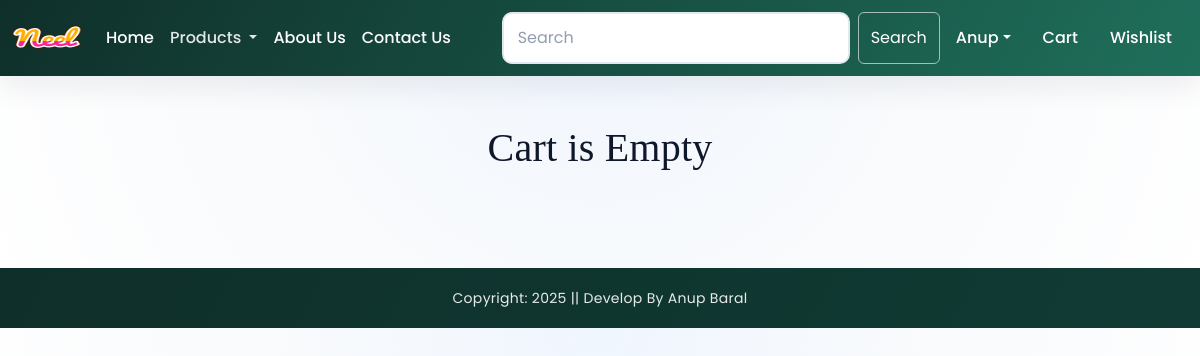
Before: /cart/ (signed in) with the older database file.
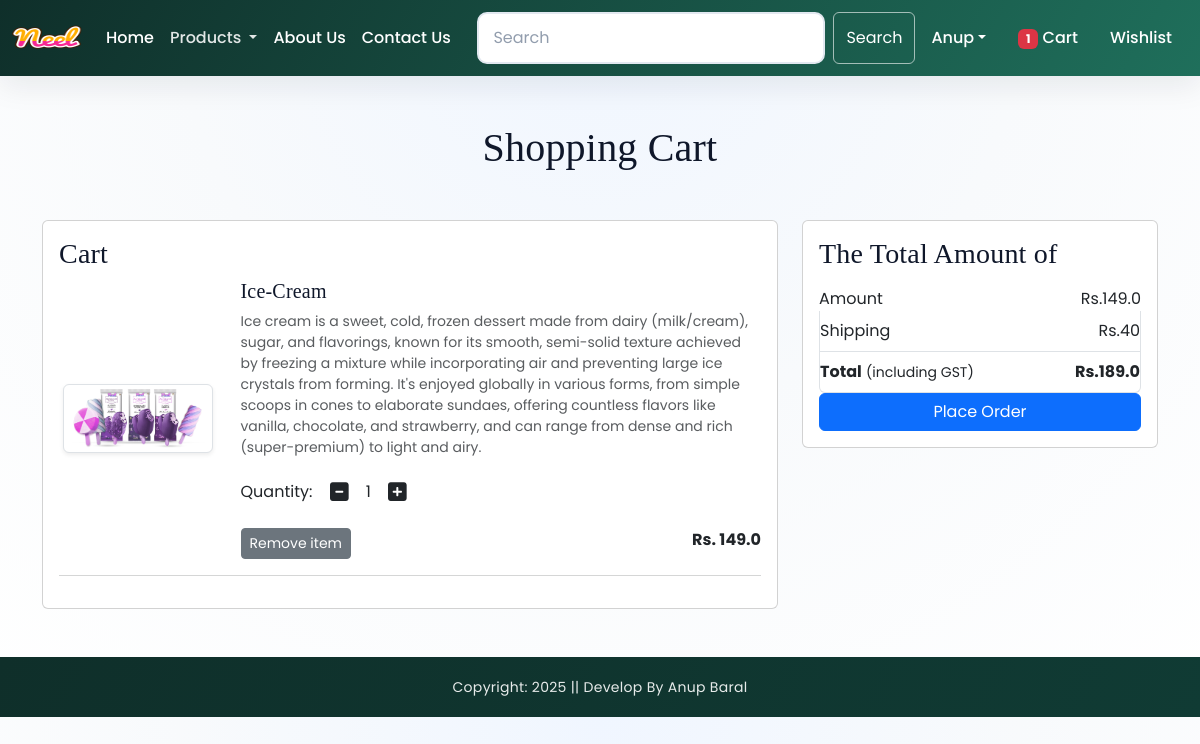
After: the same page with the newer database file.
### app/models.py (models this page shows, shortened)
class Cart(models.Model):
    user = models.ForeignKey(User,on_delete=models.CASCADE)
    product = models.ForeignKey(Product,on_delete=models.CASCADE)
    variant = models.ForeignKey(ProductVariant, on_delete=models.SET_NULL, null=True, blank=True)
    quantity = models.PositiveIntegerField(default=1)

class Product(models.Model):
    title = models.CharField(max_length=100)
    selling_price = models.FloatField()
    discounted_price = models.FloatField()
    description = models.TextField()
    composition = models.TextField(default='')
    prodapp = models.TextField(default='')
    category = models.CharField(choices=CATEGORY_CHOICES, max_length=2)
    product_image = models.ImageField(upload_to='product')
    farmer = models.ForeignKey('Farmer', on_delete=models.SET_NULL, null=True, blank=True, related_name='products')

### app/views.py (the view)
# urls.py: path('cart/',views.show_cart, name='showcart'),
def show_cart(request):
    user = request.user
    cart = Cart.objects.filter(user=user)
    amount = 0
    for p in cart:
        unit_price = p.variant.discounted_price if p.variant else p.product.discounted_price
        value = p.quantity * unit_price
        amount = amount + value
    shipping = 40 if amount > 0 else 0
    totalamount = amount + shipping
    return render(request, 'app/addtocart.html',locals())

### app/context_processors.py (called while the page is built)
def cart_item_count(request):
    totalitem = 0
    if request.user.is_authenticated:
        totalitem = Cart.objects.filter(user=request.user).count()
    return {'totalitem': totalitem}

### app/templates/app/addtocart.html (shortened to what this page needs)
{% extends "app/base.html" %}
{% load static %}
{% block main-content %}
<div class="container my-5">
    <div class="row">
        {% if cart %}
        <h1 class="text-center mb-5">Shopping Cart</h1>
        <div class="col-sm-8">
            <div class="card">
                <div class="card-body">
                    <h3>Cart</h3>
                    {% for item in cart %}
                    <div class="row">
                        <div class="col-sm-3 text-center align-self-center"><img src="{{ item.product.product_image.url }}" alt="" srcset="" class="img-fluid
                        img-thumbnail shadow-sm" height="150" width="150"></div>
                        <div class="col-sm-9">
                            <div>
                                <h5>{{ item.product.title }}</h5>
                                <p class="mb-2 text-muted small">{{ item.product.description }}</p>
                                <div class="my-3">
                                    <label for="quantity">Quantity:</label>
                                    <a class="minus-cart btn" cart_id="{{ item.id }}"><i class="fas fa-minus-square fa-lg"></i></a>
                                    <span class="quantity">{{ item.quantity }}</span>
                                    <a class="plus-cart btn" cart_id={{ item.id }}><i class="fas fa-plus-square fa-lg"></i></a>
                                </div>
                                <div class="d-flex justify-content-between">
                                    <a href="#" class="remove-cart btn btn-sm btn-secondary mr-3" cart_id={{ item.id }}>Remove item</a>
                                    <p class="mb-0"><span><strong>Rs. {{ item.variant.discounted_price|default:item.product.discounted_price }}</strong></span></p>
                                </div>
                            </div>
                        </div>
                    </div>
                    <hr class="text-muted">
                    {% endfor %}
                </div>
            </div>
        </div>
        <div class="col-sm-4">
            <div class="card">
                <div class="card-body">
                    <h3>The Total Amount of</h3>
                    <ul class="list-group">
                        <li class="list-group-item d-flex justify-content-between align-items-center border-0 px-0 pb-0">Amount<span id="amount">Rs.{{ amount }}</span></li>
                        <li class="list-group-item d-flex justify-content-between align-items-center px-0">Shipping<span id="shippingamount">Rs.{{ shipping }}</span></li>
                        <li class="list-group-item d-flex justify-content-between align-items-center px-0">
                            <div>
                                <strong>Total</strong> <small>(including GST)</small>
                            </div>
                            <span id="totalamount"><strong>Rs.{{ totalamount }}</strong></span>
                        </li>
                    </ul>
                    <div class="d-grid"><a href="{% url 'checkout' %}" class="btn btn-primary">Place Order</a></div>
                </div>
            </div>
        </div>
        {% else %}
        <h1 class="text-center mb-5">Cart is Empty</h1>
        {% endif %}
    </div>
</div>
{% endblock main-content %}

Changed rows visible on the page:
added Cart: product.product_image (picture), product "Ice-Cream", product.description "Ice cream is a sweet, cold, frozen dessert made from dairy (milk/cream), sugar, and flavorings, known for its smooth, semi-solid texture achieved by freezing a mixture while incorporating air and preventing large ice crystals from forming. It's enjoyed globally in various forms, from simple scoops in cones to elaborate sundaes, offering countless flavors like vanilla, chocolate, and strawberry, and can range from dense and rich (super-premium) to light and airy.", quantity "1", variant.discounted_price "149.0"
Other visible differences:
{{ totalitem }}: (not shown) → "1"
{{ amount }}: (not shown) → "149.0"
{{ shipping }}: (not shown) → "40"
{{ totalamount }}: (not shown) → "189.0"
text no longer shown: "Cart is Empty"
text now shown: "Shopping Cart Cart The Total Amount of Amount Rs. Shipping Rs. Total (including GST) Rs. Place Order"
